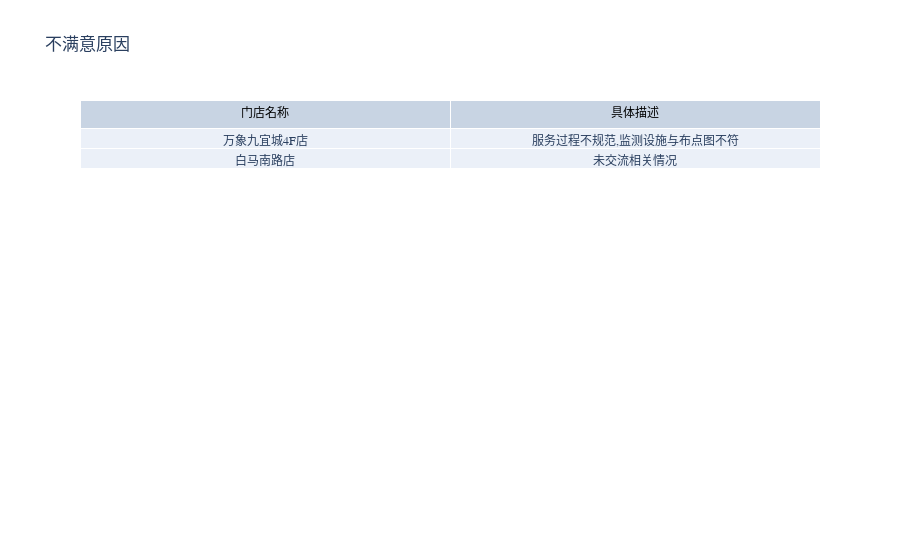

Notebook code cell kept with this figure:
### Markdown cell above
## 不满意原因

### Code cell
# 示例数据
data_reason = data_disinfection[['门店名称','不满意原因']].copy()

# Filter rows where '不满意原因' is neither empty nor "其他"
filtered3_data = data_reason[(data_reason['不满意原因'].notna()) & (~data_reason['不满意原因'].isin(['', '其他']))]


# Check if the filtered data has any rows
if not filtered3_data.empty:
    # Extract the relevant columns for the table: '门店名称' and '灭蝇灯'
    table3_data = filtered3_data[['门店名称', '不满意原因']]
    
    # Create the Plotly table with updated label
    table_trace1 = go.Table(
        header=dict(values=["门店名称", "具体描述"], font=dict(size=12, color="black"), align="center"),
        cells=dict(values=[table3_data['门店名称'], table3_data['不满意原因']], align="center")
    )

    # Display the table as a figure
    fig = go.Figure(data=[table_trace1])

    # Update layout settings for a clean look
    fig.update_layout(
        title_text="不满意原因",
        font=dict(family="SimHei"),
    )

    # Show the table
    fig.show()
else:
    print("本月所有门店对服务均满意")
    

    
fig.write_image("不满意原因.jpg", width=1000, height=800, scale=2)  # Save as jpg

### Figure 1 — Plotly figure (JSON) as saved in the notebook; plotly's stock layout.template omitted (floating-point values rounded to 4 significant figures)
{"data": [{"cells": {"align": "center", "values": [["万象九宜城4F店", "白马南路店"], ["服务过程不规范,监测设施与布点图不符", "未交流相关情况"]]}, "header": {"align": "center", "font": {"color": "black", "size": 12}, "values": ["门店名称", "具体描述"]}, "type": "table"}], "layout": {"font": {"family": "SimHei"}, "title": {"text": "不满意原因"}}}
